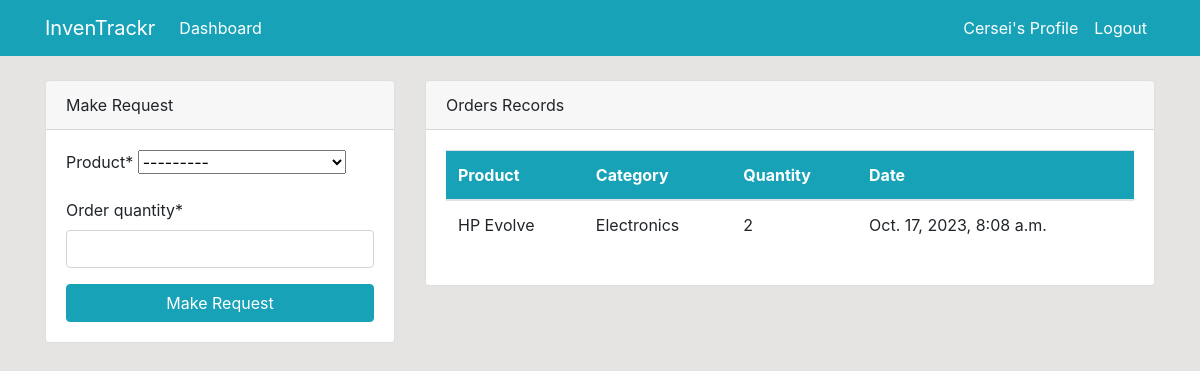
The app's page /dashboard/ (signed in), older data.
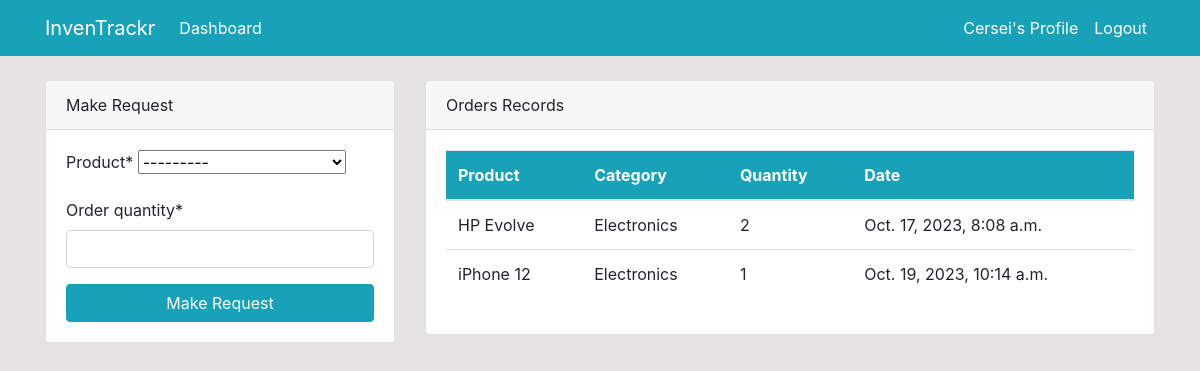
The same page, newer data.
### dashboard/models.py (models this page shows, shortened)
class Order(models.Model):
    product = models.ForeignKey(Product, on_delete=models.CASCADE, null=True)
    staff = models.ForeignKey(User, models.CASCADE, null=True)
    order_quantity = models.PositiveIntegerField(null=True)
    date = models.DateTimeField(auto_now_add=True)

class Product(models.Model):
    name = models.CharField(max_length=100, null=True)
    category = models.CharField(max_length=20, choices=CATEGORY, null=True)
    quantity = models.PositiveIntegerField(null=True)
    def __str__(self):
        return f'{self.name} - {self.quantity}'

### dashboard/views.py (the view)
# urls.py: path('dashboard/', views.index, name='dashboard-index'),
@login_required
def index(request):
    orders = Order.objects.all()
    orders_count = orders.count()
    products = Product.objects.all()
    items_count = products.count()
    workers_count = User.objects.all().count()
    if request.method == 'POST':
        form = OrderForm(request.POST)
        if form.is_valid():
            instance = form.save(commit=False)
            instance.staff = request.user
            instance.save()
            order_product = form.cleaned_data.get('product')
            messages.success(request, f'Order for {order_product} successfully created')
            return redirect('dashboard-index')
    else:
        form = OrderForm()
    context = {
        'orders': orders,
        'form': form,
        'products':products,
        'orders_count': orders_count,
        'items_count': items_count,
        'workers_count': workers_count,
    }
    return render(request, 'dashboard/index.html', context)

### dashboard/forms.py
class OrderForm(forms.ModelForm):
    class Meta:
        model = Order
        fields = ['product', 'order_quantity']

### templates/dashboard/index.html
{% extends 'partials/base.html' %} {% block title %} Home Page {% endblock %}
{% block content %}
{% if user.is_authenticated and user.is_staff and user.is_superuser %}
{% include 'partials/hero.html' %}
<div class="container">
  <div class="row my-5">
    <div class="col-md-6">
      <div class="bg-white">
        <canvas id="myChart1" width="400" height="300"></canvas>
        <script>
          var ctx = document.getElementById('myChart1').getContext('2d');
          var myChart1 = new Chart(ctx, {
            type: 'pie',
            data: {
              labels: [{% for order in orders %}'{{ order.product.name }}', {% endfor %}],
              datasets: [
                {
                  label: 'Orders',
                  data: [{% for order in orders %} {{ order.order_quantity }}, {% endfor %}],
                  backgroundColor: [
                    'rgba(255, 0, 0, 1)',
                    'rgba(0, 255, 0, 1)',
                    'rgba(255, 206, 86, 1)',
                    'rgba(255, 255, 0, 1)',
                    'rgba(0, 255, 255, 1)',
                    'rgba(255, 0, 255, 1)',
                    'rgba(0, 0, 0, 1)',
                    'rgba(128, 128, 128, 1)',
                    'rgba(255, 165, 0, 1)',
                    'rgba(255, 192, 203, 1)',
                    'rgba(128, 0, 128, 1)',
                    'rgba(0, 128, 128, 1)',
                  ],
                  borderColor: [
                    'rgba(255, 0, 0, 1)',
                    'rgba(0, 255, 0, 1)',
                    'rgba(255, 206, 86, 1)',
                    'rgba(255, 255, 0, 1)',
                    'rgba(0, 255, 255, 1)',
                    'rgba(255, 0, 255, 1)',
                    'rgba(0, 0, 0, 1)',
                    'rgba(128, 128, 128, 1)',
                    'rgba(255, 165, 0, 1)',
                    'rgba(255, 192, 203, 1)',
                    'rgba(128, 0, 128, 1)',
                    'rgba(0, 128, 128, 1)',
                  ],
                  borderWidth: 1,
                },
              ],
            },
            options: {
              scales: {
                yAxes: [
                  {
                    ticks: {
                      beginAtZero: true,
                    },
                  },
                ],
              },
            },
          });
        </script>
      </div>
    </div>
    <div class="col-md-6">
      <div class="bg-white">
        <canvas id="myChart" width="400" height="300"></canvas>
        <script>
          var ctx = document.getElementById('myChart').getContext('2d');
          var myChart = new Chart(ctx, {
            type: 'bar',
            data: {
              labels: [{% for product in products %} '{{ product.name }}', {% endfor %}],
              datasets: [
                {
                  label: 'Products',
                  data: [{% for product in products %} '{{ product.quantity }}', {% endfor %}],
                  backgroundColor: [
                    'rgba(255, 0, 0, 1)',
                    'rgba(0, 255, 0, 1)',
                    'rgba(255, 206, 86, 1)',
                    'rgba(255, 255, 0, 1)',
                    'rgba(0, 255, 255, 1)',
                    'rgba(255, 0, 255, 1)',
                    'rgba(0, 0, 0, 1)',
                    'rgba(128, 128, 128, 1)',
                    'rgba(255, 165, 0, 1)',
                    'rgba(255, 192, 203, 1)',
                    'rgba(128, 0, 128, 1)',
                    'rgba(0, 128, 128, 1)',
                  ],
                  borderColor: [
                    'rgba(255, 0, 0, 1)',
                    'rgba(0, 255, 0, 1)',
                    'rgba(255, 206, 86, 1)',
                    'rgba(255, 255, 0, 1)',
                    'rgba(0, 255, 255, 1)',
                    'rgba(255, 0, 255, 1)',
                    'rgba(0, 0, 0, 1)',
                    'rgba(128, 128, 128, 1)',
                    'rgba(255, 165, 0, 1)',
                    'rgba(255, 192, 203, 1)',
                    'rgba(128, 0, 128, 1)',
                    'rgba(0, 128, 128, 1)',
                  ],
                  borderWidth: 1,
                },
              ],
            },
            options: {
              scales: {
                yAxes: [
                  {
                    ticks: {
                      beginAtZero: true,
                    },
                  },
                ],
              },
            },
          });
        </script>
      </div>
    </div>
  </div>
</div>
{% else %} {% include 'dashboard/staff_index.html'%} {% endif %}
{% endblock %}

### templates/dashboard/staff_index.html (shortened to what this page needs)
{% load crispy_forms_tags %}
<div class="container">
  <div class="row mt-4">
    <div class="col-md-4">
      <div class="card">
        <div class="card-header">Make Request</div>
        <div class="card-body">
          <form method="POST">
            {% csrf_token %} {{ form|crispy }}
            <input
              class="btn btn-info btn-block"
              type="submit"
              value="Make Request"
            />
          </form>
        </div>
      </div>
    </div>
    <div class="col-md-8">
      <div class="card">
        <div class="card-header">Orders Records</div>
        <div class="card-body">
          <table class="table bg-white">
            <thead class="bg-info text-white">
              <tr>
                <th scope="col">Product</th>
                <th scope="col">Category</th>
                <th scope="col">Quantity</th>
                <th scope="col">Date</th>
              </tr>
            </thead>
            <tbody>
              {% for order in orders %} {% if order.staff == user %}
              <tr>
                <td>{{order.product.name}}</td>
                <td>{{order.product.category}}</td>
                <td>{{order.order_quantity}}</td>
                <td>{{order.date}}</td>
              </tr>
              {% endif %} {% endfor %}
            </tbody>
          </table>
        </div>
      </div>
    </div>
  </div>
</div>

Row changes from the older to the newer data that the page shows:
added Order: product.name "iPhone 12", product.category "Electronics", order_quantity "1", date "Oct. 19, 2023, 10:14 a.m."
